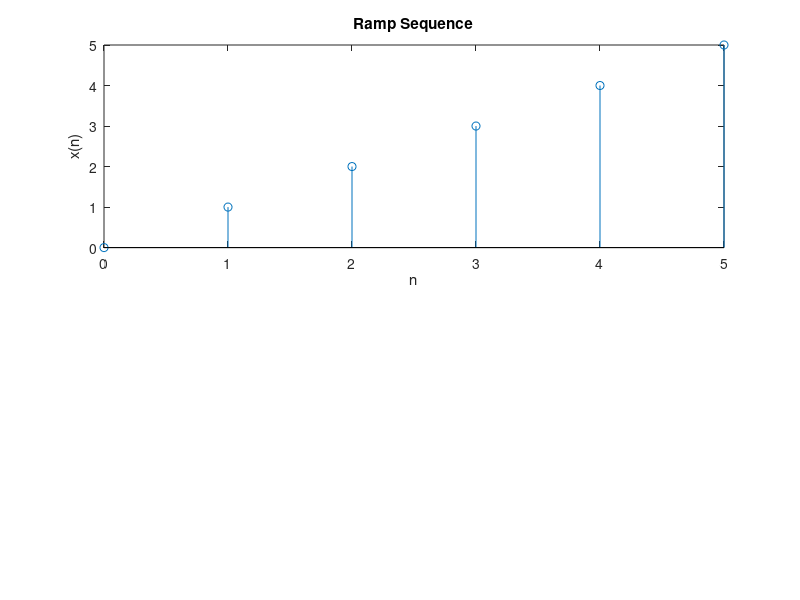

The MATLAB source for this figure:
%Ramp sequence
x=input('Enter the length of ramp seqence: ');
t=0:x;
subplot(2,1,1);
stem(t,t);
xlabel('n');
ylabel('x(n)');
title('Ramp Sequence');